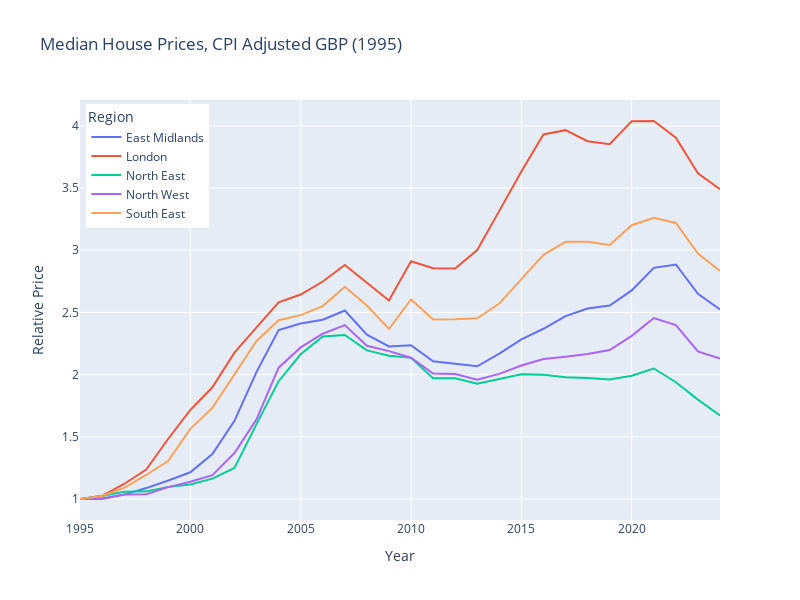

Write notebook code for a chart like this one.
### Code cell
df_screened = (
    df[df['region']
       .isin(['London','South East', 'East Midlands','North West','North East'])]
       .groupby(['Year','region'])['0.50'].sum().unstack()
)

gbp_cpi = (
    fred.Fred_Pull('GBRCPIALLMINMEI',
                   '899901ba06f09b9961a73113b1834a15').index(1995)
                   .resample('YE').mean()
                   .assign(year=lambda df: df.index.year).set_index('year')
)

import plotly.express as px
fig = px.line(df_screened.mul(gbp_cpi.values,axis=1)
              .apply(lambda x: x/x.iloc[0],axis=0),
              labels={
                  'index':'Year',
                  'value':'Relative Price'
              },
              width=800, height=600,
              title='Median House Prices, CPI Adjusted GBP (1995)')

fig.update_layout(legend=dict(
    title='Region',
    yanchor="top",
    y=0.99,
    xanchor="left",
    x=0.01
))

fig.show()

### Figure 1 — Plotly figure (JSON) as saved in the notebook; plotly's stock layout.template omitted (floating-point values rounded to 4 significant figures)
{"data": [{"hovertemplate": "region=East Midlands<br>Year=%{x}<br>Relative Price=%{y}<extra></extra>", "legendgroup": "East Midlands", "line": {"color": "#636efa", "dash": "solid"}, "marker": {"symbol": "circle"}, "mode": "lines", "name": "East Midlands", "orientation": "v", "showlegend": true, "type": "scatter", "x": [1995, 1996, 1997, 1998, 1999, 2000, 2001, 2002, 2003, 2004, 2005, 2006, 2007, 2008, 2009, 2010, 2011, 2012, 2013, 2014, 2015, 2016, 2017, 2018, 2019, 2020, 2021, 2022, 2023, 2024], "xaxis": "x", "y": [1, 1.005, 1.035, 1.088, 1.149, 1.215, 1.362, 1.629, 2.022, 2.358, 2.41, 2.442, 2.515, 2.321, 2.226, 2.236, 2.107, 2.084, 2.067, 2.168, 2.284, 2.369, 2.471, 2.532, 2.555, 2.677, 2.859, 2.885, 2.649, 2.524], "yaxis": "y"}, {"hovertemplate": "region=London<br>Year=%{x}<br>Relative Price=%{y}<extra></extra>", "legendgroup": "London", "line": {"color": "#EF553B", "dash": "solid"}, "marker": {"symbol": "circle"}, "mode": "lines", "name": "London", "orientation": "v", "showlegend": true, "type": "scatter", "x": [1995, 1996, 1997, 1998, 1999, 2000, 2001, 2002, 2003, 2004, 2005, 2006, 2007, 2008, 2009, 2010, 2011, 2012, 2013, 2014, 2015, 2016, 2017, 2018, 2019, 2020, 2021, 2022, 2023, 2024], "xaxis": "x", "y": [1, 1.026, 1.121, 1.236, 1.484, 1.716, 1.898, 2.177, 2.379, 2.581, 2.644, 2.749, 2.882, 2.742, 2.595, 2.912, 2.856, 2.852, 3.002, 3.316, 3.633, 3.931, 3.965, 3.876, 3.852, 4.037, 4.039, 3.905, 3.619, 3.49], "yaxis": "y"}, {"hovertemplate": "region=North East<br>Year=%{x}<br>Relative Price=%{y}<extra></extra>", "legendgroup": "North East", "line": {"color": "#00cc96", "dash": "solid"}, "marker": {"symbol": "circle"}, "mode": "lines", "name": "North East", "orientation": "v", "showlegend": true, "type": "scatter", "x": [1995, 1996, 1997, 1998, 1999, 2000, 2001, 2002, 2003, 2004, 2005, 2006, 2007, 2008, 2009, 2010, 2011, 2012, 2013, 2014, 2015, 2016, 2017, 2018, 2019, 2020, 2021, 2022, 2023, 2024], "xaxis": "x", "y": [1, 1.024, 1.058, 1.061, 1.097, 1.117, 1.163, 1.25, 1.602, 1.946, 2.163, 2.307, 2.319, 2.195, 2.152, 2.135, 1.971, 1.971, 1.927, 1.963, 2.003, 1.998, 1.979, 1.973, 1.96, 1.992, 2.049, 1.939, 1.799, 1.671], "yaxis": "y"}, {"hovertemplate": "region=North West<br>Year=%{x}<br>Relative Price=%{y}<extra></extra>", "legendgroup": "North West", "line": {"color": "#ab63fa", "dash": "solid"}, "marker": {"symbol": "circle"}, "mode": "lines", "name": "North West", "orientation": "v", "showlegend": true, "type": "scatter", "x": [1995, 1996, 1997, 1998, 1999, 2000, 2001, 2002, 2003, 2004, 2005, 2006, 2007, 2008, 2009, 2010, 2011, 2012, 2013, 2014, 2015, 2016, 2017, 2018, 2019, 2020, 2021, 2022, 2023, 2024], "xaxis": "x", "y": [1, 1.001, 1.036, 1.038, 1.096, 1.139, 1.192, 1.369, 1.64, 2.056, 2.219, 2.328, 2.399, 2.231, 2.189, 2.136, 2.009, 2.005, 1.96, 2.006, 2.073, 2.125, 2.144, 2.166, 2.197, 2.312, 2.455, 2.399, 2.187, 2.13], "yaxis": "y"}, {"hovertemplate": "region=South East<br>Year=%{x}<br>Relative Price=%{y}<extra></extra>", "legendgroup": "South East", "line": {"color": "#FFA15A", "dash": "solid"}, "marker": {"symbol": "circle"}, "mode": "lines", "name": "South East", "orientation": "v", "showlegend": true, "type": "scatter", "x": [1995, 1996, 1997, 1998, 1999, 2000, 2001, 2002, 2003, 2004, 2005, 2006, 2007, 2008, 2009, 2010, 2011, 2012, 2013, 2014, 2015, 2016, 2017, 2018, 2019, 2020, 2021, 2022, 2023, 2024], "xaxis": "x", "y": [1, 1.025, 1.09, 1.193, 1.307, 1.564, 1.733, 2.005, 2.271, 2.438, 2.478, 2.551, 2.706, 2.556, 2.366, 2.605, 2.442, 2.445, 2.453, 2.571, 2.768, 2.963, 3.068, 3.069, 3.043, 3.201, 3.261, 3.219, 2.973, 2.833], "yaxis": "y"}], "layout": {"height": 600, "legend": {"title": {"text": "Region"}, "tracegroupgap": 0, "x": 0.01, "xanchor": "left", "y": 0.99, "yanchor": "top"}, "title": {"text": "Median House Prices, CPI Adjusted GBP (1995)"}, "width": 800, "xaxis": {"anchor": "y", "domain": [0, 1], "title": {"text": "Year"}}, "yaxis": {"anchor": "x", "domain": [0, 1], "title": {"text": "Relative Price"}}}}
